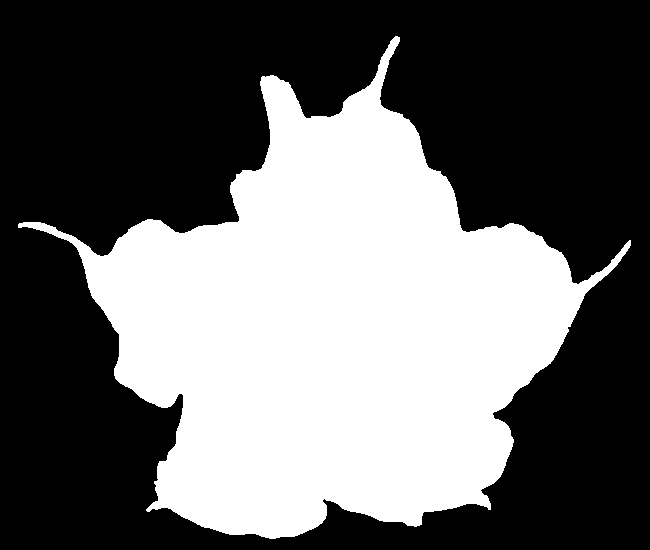
#> input picture sheet03/images/engelstrompete.png, 650 x 550 px
$ jupyter execute --allow-errors sheet03.ipynb   (shell and % lines are left out)   (older library calls are emulated)
#> lines starting #> are read from the running program, lines starting #| are printed output that depends on the picture; after the words box and inside, x2 and y2 are one past the last pixel; in counts of white or black regions, pixels touching at a corner belong together
Osnabrück University - Computer Vision (Winter Term 2018/19) - Prof. Dr.-Ing. G. Heidemann, Ulf Krumnack

# Exercise Sheet 03: Morphological Operations¶

## Introduction

This week's sheet should be solved and handed in before the end of **Sunday, November 25, 2018**. If you need help (and Google and other resources were not enough), feel free to contact your groups' designated tutor or whomever of us you run into first. Please upload your results to your group's Stud.IP folder.

## Assignment 0: Math recap (complex numbers) [0 Points]

This exercise is supposed to be very easy, does not give any points, and is voluntary. There will be a similar exercise on every sheet. It is intended to revise some basic mathematical notions that are assumed throughout this class and to allow you to check if you are comfortable with them. Usually you should have no problem to answer these questions offhand, but if you feel unsure, this is a good time to look them up again. You are always welcome to discuss questions with the tutors or in the practice session. Also, if you have a (math) topic you would like to recap, please let us know.

**a)** What is a *complex number*, what is the *complex plane*, how are complex numbers usually denoted?

>- Complex numbers are denoted as $a + bi$ in which $a$ is the "real" part and $bi$ is the imaginary part. What makes the latter imaginary is the $i$, since $i^2 = -1$, a condition which no real number can fulfill.
>- Complex numbers are commonly visualized on the complex plane which is similar to a 2D coordinate system with one axis denoting the real part and the other denoting the imaginary part.

**b)** What is the *real* and the *imaginary* part of a complex number? What is the *absolute value* of a complex number? What is the *complex conjugate*?

>- Take the complex number $z = a + bi$, the real part is denoted by $a$, the imaginary part is denoted by $bi$.
>- The absolute value of $z$ is $|z| = \sqrt{a^2 + b^2}$. It denotes its "magnitude".
>- The conjugate of $z$ is $z' = a - bi$. It denotes the "reflection" of $z$ at the real axis

**c)** What are polar coordinates? What are their advantages? Can you convert between cartesian and polar coordinates? Can you write down $i=\sqrt{-1}$ in polar coordinates? What about $\sqrt{i}$?

>- The polar coordinate system is a 2D coordinate system in which each point on a plane is determined by a distance from a reference point (i.e. the pole) and an angle from a reference direction.
>- Polar coordinates $r$ and $\phi$ can be converted to Cartesian coordinates $x$ and $y$ by using sine and cosine:
$$x = r cos \phi$$
$$y = r sin \phi$$

>- Cartesian coordinates $x$ and $y$ can be converted to polar coordinates $r$ and $\phi$ with $r ≥ 0$ and $\phi \in (-\pi,\pi)$:
$$r = \sqrt{x^2+y^2}$$
$$\phi = atan2(x,y)$$
>- Complex number $z$ in polar coords: $z = r(cos\phi+i\sin\phi)$.

**d)** Python, and also numpy, support calculations with complex numbers. Consult the documentation to find out details. Notice that $i$ is substituted by $j$ in Python.

- Datatypes:
    > np.complex64<br>
    > np.complex128
- Functions:
    > **np.angle(z[, deg])** - Return the angle of the complex argument.<br>
    > **real(val)** - Return the real part of the complex argument.<br>
    > **imag(val)** - Return the imaginary part of the complex argument.<br>
    > **conj(x, /[, out, where, casting, order, …])** - Return the complex conjugate, element-wise.<br>
    > **real_if_close(a[, tol])** - If complex input returns a real array if complex parts are close to zero.

## Assignment 1: Properties of morphological operators [5 Points]

This exercise will elaborate on the basic morphological operators of *erosion* and *dilation* (cf. CV-05 slides 4-14).

### a) Duality

Proof that *erosion* and *dilation* are *dual* operators, i.e.

$$ g^{\ast}\oplus S = (g\ominus S)^{\ast}\qquad\text{and}\qquad
g^{\ast}\ominus S = (g\oplus S)^{\ast}$$

here $g^{\ast}$ denotes the inverted binary image, i.e. $g^{\ast}(x,y) = 1 - g(x,y) = \neg g(x,y)$, i.e. 1-pixel become 0 and 0-pixel become 1.

### b) Superposition

As *erosion* and *dilation* have been introduced for binary images, the notion of *linearity* is not really appropriate here. However, some weaker version, called *superposition* can be defined: instead of forming linear combination, one takes the logical disjunction:

$$(g_1\lor g_2)(x,y) := g_1(x,y)\lor g_2(x,y)$$

Check for both operations if *erosion* and *dilation* are "compatible" with superposition, i.e. if first *eroding* (or *dilating*) two images and superposing the result is the same as first superposing the images and then *eroding* (or *dilating*) the result.

YOUR ANSWER HERE

[cell 1]
# YOUR CODE HERE

### c) Chaining

Show that *dilation* and *erosion* have the following properties: given two structering elements $S_1$ and $S_2$, it holds

\begin{align}
  (g\oplus S_1)\oplus S_2 & & = & g\oplus (S_1\oplus S_2) && = (g\oplus S_2)\oplus S_1 \\
  (g\ominus S_1)\ominus S_2 & & = & g\ominus (S_1\oplus S_2) && = (g\ominus S_2)\ominus S_1 \\
\end{align}

What are the practical consequences?

YOUR ANSWER HERE

## Assignment 2: Application [5 Points]

### a) Boundary extraction

Extract the boundary of a shape using opening or closing. You may use `binary_dilation` or `binary_erosion` from `scipy.ndimage.morphology`. Can you achieve a thicker boundary?

[cell 2]
import numpy as np
import matplotlib.pyplot as plt
plt.rcParams['image.cmap'] = 'gray'
import scipy.ndimage.morphology as morph

def my_boundary(img):
    """
    Compute boundary of binary image.

    Parameters
    ----------
    img : ndarray of bools
        A binary image.

    Returns
    -------
    boundary : ndarray of bools
        The boundary as a binary image.
    """

    boundary = np.zeros(img.shape,np.bool)

    # YOUR CODE HERE

    erosion = morph.binary_erosion(img)
    #thicker boundary with bigger structuring element eg.:
    #erosion = morph.binary_erosion(img,structure=np.ones((7,7)))
    boundary = np.logical_xor(erosion,img)


    return boundary

img = plt.imread("images/engelstrompete.png") > 0
plt.gray()
plt.figure(figsize=(10,10))
plt.imshow(my_boundary(img))
plt.show()

### b)  Distance transform

Implement distance transform according to the ideas of (CV-05 slides 34ff).  Discuss the effect of different structuring elements.

[cell 3]
import numpy as np
import matplotlib.pyplot as plt
from scipy.ndimage import morphology as morph, generate_binary_structure

import itertools

def my_distance_transform(img):
    """
    Distance transform of binary image.

    Parameters
    ----------
    img : ndarray of bools
        A binary image.

    Returns
    -------
    dt : ndarray of ints
        The distance transform of the input image.
    """

    dt = np.zeros(img.shape,np.int32)

    # YOUR CODE HERE

    binary_image =  (img)
    binary_inverse = np.invert(img)


    for i in itertools.count(0,1):
        if not np.any(binary_image):                         #break out of loop, when there is nothing left to erode
            break

        boundary = my_boundary(binary_image)
        dt[boundary] = i                                     #Assign the new boundary as its distance to the object to dt
        binary_image = morph.binary_erosion(binary_image)    #erode image to next boundary
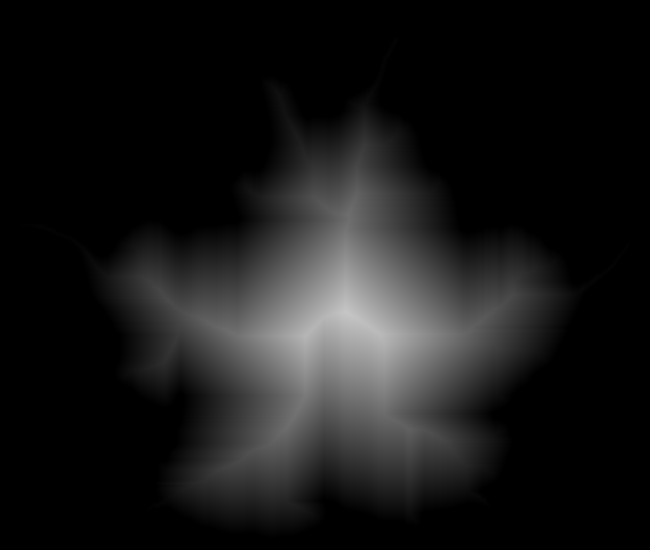
#> dt: shape (550, 650) int32; min 0, max 197, mean 24.2


                                                             # [8 lines of commented-out code are left out]


    return dt


img = plt.imread("images/engelstrompete.png") > 0
plt.figure(figsize=(10,10))
plt.imshow(my_distance_transform(img) + 50 * img)
plt.show()

***<font color='blue'>"Discuss the effect of different structuring elements."</font>***
> The size and shape of the structuring element dictate the respective distance metric. A 3x3 square e.g gives the chessboard distance, while a crossshaped element gives the city block distance.

### c) Morphing

Write a function `my_morph` that implements morphing according to (CV-05 slide 41). You may use your function `my_distance_transform` from part b), or the function `distance_transform_edt` from `scipy.ndimage.morphology`.

[cell 4]
import numpy as np
import matplotlib.pyplot as plt
import scipy.ndimage.morphology as morph


def my_morph(A,B,ratio):
    """
    Morphing from binary image A to image B.

    Parameters
    ----------
    A : ndarray of bools
        A binary image (start).
    B : ndarray of bools
        A binary image (target), same shape as A.
    ratio : float from 0.0 to 1.0
        The ratio of image A and image B.
        0.0=only image A, 1.0=only image B.

    Returns
    -------
    morph : ndarray of bools
        A binary intermediate image between A and B.
    """

    result = np.zeros(A.shape,np.bool)
    # YOUR CODE HERE

    Da = morph.distance_transform_edt(A)
    Db = morph.distance_transform_edt(B)

    Di = ratio * Db + (1 - ratio) * Da                 #interpolate with N = 1, because "1.0=only image B"
    result[np.where(Di>0)] = 1                         #binarize Di and get values above the new boundary 0+

    return result


img1 = plt.imread("images/kreis.png") > 0
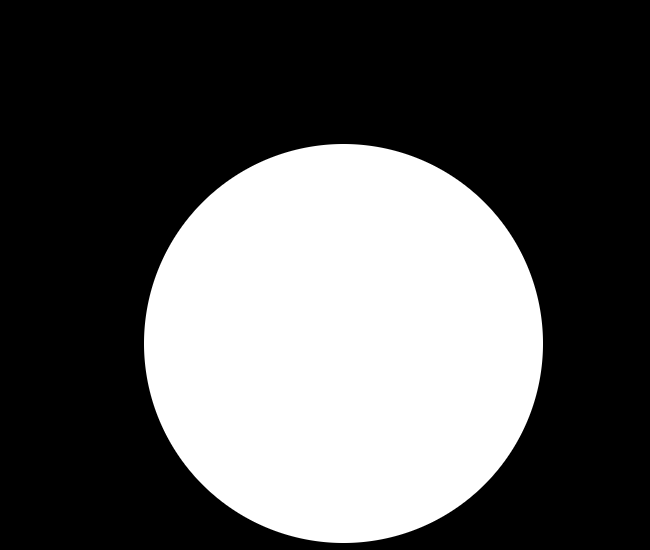
#> input picture sheet03/images/kreis.png, 650 x 550 px
img2 = plt.imread("images/engelstrompete.png") > 0

plt.gray()
plt.figure(figsize=(10,10))
for i, ratio in enumerate(np.linspace(0, 1, 6), 1):
    plt.subplot(2, 3, i)
    plt.imshow(my_morph(img1, img2, ratio))
    plt.axis('off')
plt.show()
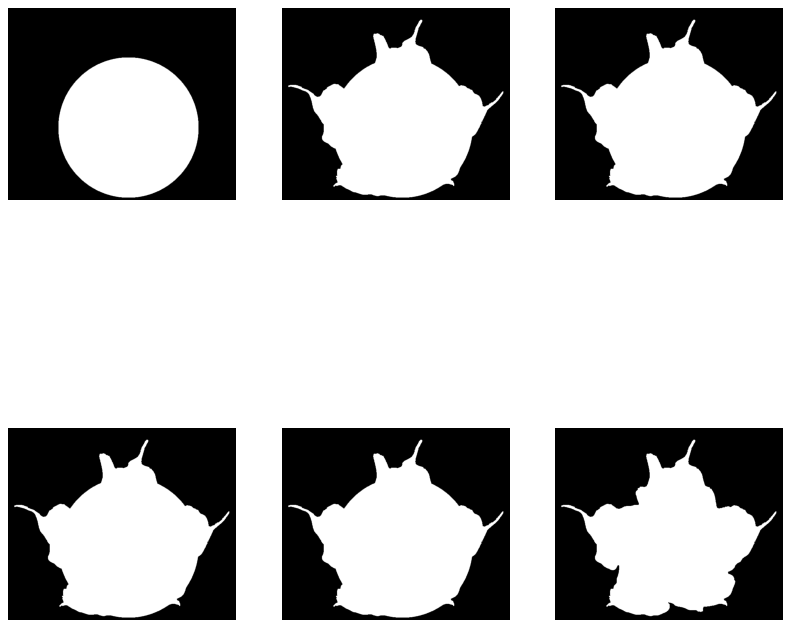
#> figure drawn by matplotlib, 6 panels

[cell 5]
# If you want to see your morph as an animation, run this cell.
# Close the output (press the blue "Stop interaction" button) once you are done!

# Due to some matplotlib problem you may have to restart your kernel!
import matplotlib.animation as animation
fig = plt.figure()

ims = []
for i, ratio in enumerate(np.linspace(0, 1, 24), 1):
    plt.axis('off')
    im = plt.imshow(my_morph(img1, img2, ratio), cmap='gray', animated=True)
    ims.append([im])
#> after the loop, ims = 24 items

ani = animation.ArtistAnimation(fig, ims + list(reversed(ims)), interval=100, blit=True)

plt.show()

## Assignment 3: Implementation: Skeletonization [5 Points]

### a) Skeletonization with hit-or-miss

Explain in your own words, how the hit-or-miss operator can be used for skeletonization (cf CV-05 slide 49).

> The hit-or-miss operation can be used to find simple patterns. By iteratively applying a binary structuring element to a distance transform image, we can get rid of slopes in all directions, until we are left with only the "ridges". Those basically denote the skeleton of the shape.

### b) Implementation of skeletonization

Now use this method to implement your own skeletonization function. It is ok to use
`scipy.ndimage.morphology.binary_hit_or_miss` here (but of course *not* `skimage.morphology.skeletonize` or similar functions). Compare your result with (CV-05 slide 50). Note that computing the skeleton using this method may take some time ...

[cell 6]
import numpy as np
import matplotlib.pyplot as plt
import scipy.ndimage.morphology as morph

def my_skeletonize(img):
    """
    Compute the skeleton of a binary image using hit_or_miss operator.

    Parameters
    ----------
    img : ndarray of bools
        Binary image to be skeletonized.

    Returns
    -------
    skeleton : ndarray of bools
        The skeleton of the input image.
    """
    # YOUR CODE HERE


    #Hit Structuring Elements
    l  = np.array([[0,0,1],
                   [0,1,1],
                   [0,0,1]],np.bool)

    r  = np.array([[1,0,0],
                   [1,1,0],
                   [1,0,0]],np.bool)

    o  = np.array([[0,0,0],
                   [0,1,0],
                   [1,1,1]],np.bool)

    u  = np.array([[1,1,1],
                   [0,1,0],
                   [0,0,0]],np.bool)

    lU = np.array([[0,1,1],
                   [0,1,1],
                   [0,0,0]],np.bool)

    rU = np.array([[1,1,0],
                   [1,1,0],
                   [0,0,0]],np.bool)

    lO = np.array([[0,0,0],
                   [0,1,1],
                   [0,1,1]],np.bool)

    rO = np.array([[0,0,0],
                   [1,1,0],
                   [1,1,0]],np.bool)


    #Miss Structuring Elements with relaxation
    l_m  = np.array([[1,0,0],
                     [1,0,0],
                     [1,0,0]],np.bool)

    r_m  = np.array([[0,0,1],
                     [0,0,1],
                     [0,0,1]],np.bool)

    o_m  = np.array([[1,1,1],
                     [0,0,0],
                     [0,0,0]],np.bool)

    u_m  = np.array([[0,0,0],
                     [0,0,0],
                     [1,1,1]],np.bool)

    lU_m = np.array([[0,0,0],
                     [1,0,0],
                     [1,1,0]],np.bool)

    rU_m = np.array([[0,0,0],
                     [0,0,1],
                     [0,1,1]],np.bool)

    lO_m = np.array([[1,1,0],
                     [1,0,0],
                     [0,0,0]],np.bool)

    rO_m = np.array([[0,1,1],
                     [0,0,1],
                     [0,0,0]],np.bool)


    hitStructures = [l,r,o,u,lU,rU,lO,rO]
    missStructures = [l_m, r_m, o_m, u_m, lU_m, rU_m, lO_m, rO_m]

    distImage = morph.distance_transform_edt(img)    #Get Distance Transform
    skeleton = img.copy()
    compare = np.zeros(skeleton.shape)

    while not(np.array_equal(skeleton,compare)):                                    #keep going as long as structure is getting hits
        compare = skeleton.copy()
        for h,m in zip(hitStructures,missStructures):                               #iteratively apply all h-or-m structures
            scrape = morph.binary_hit_or_miss(distImage,structure1=h,structure2=m)
            skeleton[scrape] = 0                                                    #scrape off hits layer by layer
            distImage[scrape] = 0                                                   #same for distance image
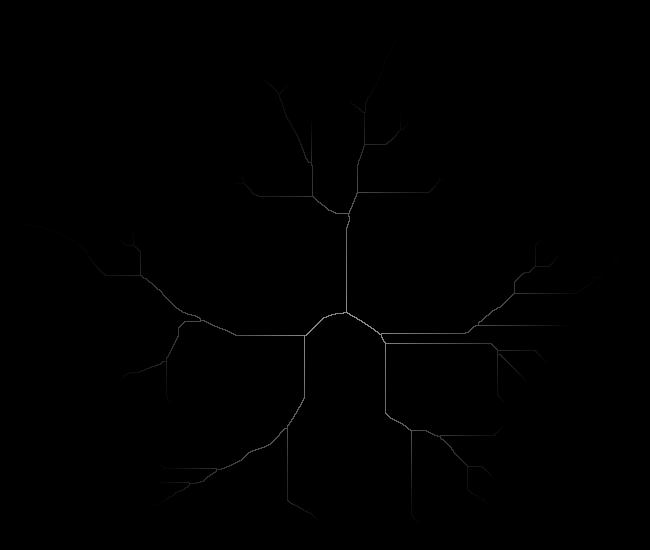
#> distImage: shape (550, 650) float64; min 0, max 142.4, mean 0.5
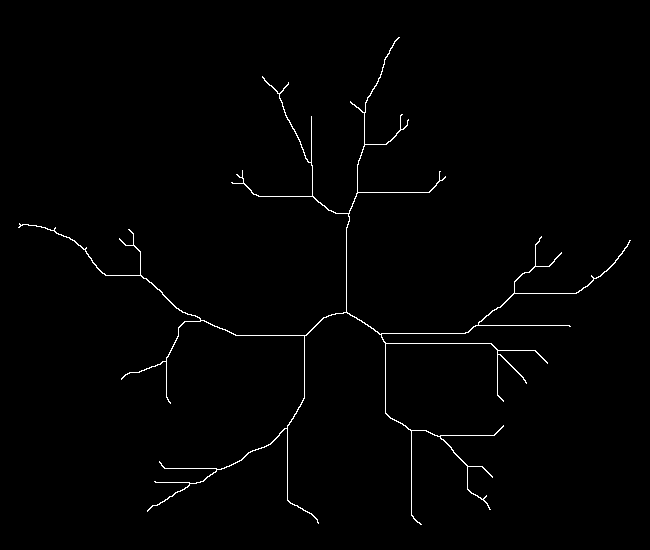
#> skeleton: shape (550, 650) bool; 1% white in thin lines or dots, all inside (x1, y1, x2, y2) = (18, 37, 631, 525)


    return skeleton                                                                 #What's left is the skeleton


img = plt.imread("images/engelstrompete.png") > 0
skel = my_skeletonize(img)
result = morph.distance_transform_cdt(img, metric='taxicab') + (50 * img)
result[morph.binary_dilation(skel)] = 0
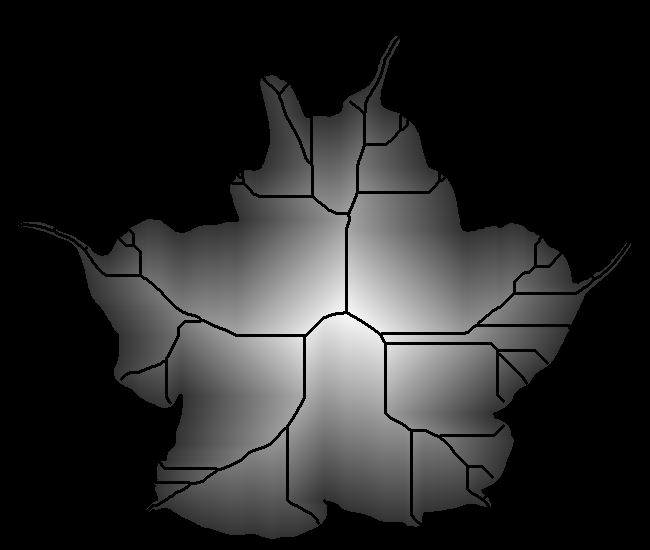
#> result: shape (550, 650) int64; min 0, max 246, mean 41.6
plt.figure(figsize=(10,10))
plt.gray()
plt.imshow(result)
plt.show()

## Assignment 4: Custom Structuring Element [5 points]

Landsat 7 is a satelite mission for acquisition of satellite imagery of Earth. Unfortunately the Scan Line Corrector failed, resulting in black stripes on the aquired images. More information: https://landsat.usgs.gov/slc-products-background

### a) A first fix

A rather crude fix is to apply a custom structuring element for dilation and erosion (see CV-05, 24ff). Complement the code below (in part (b)) in the following way:
* Rotate the image such that the gaps are horizontal.
* Dilate the rotated image with a vertical structuring element. I.e. take the maximum of an area of size $7 \times1$ and assign it to the center pixel. Repeat for all pixels.
* Erode the dilated image.
* Rotate the result back.

Remark: this exercise applies morphological operator to color images. This extends the idea of generalizing morphological operators to gray value images (CV-05, slide 52).

### b) Improving the solution
You may get better results by thresholding and applying the morphological operations only to pixels below a threshold, i.e. gap pixels. Compliment your solution from a).

[cell 7]
import numpy as np
import matplotlib.pyplot as plt
import scipy.ndimage.morphology as morph
import scipy.ndimage as ndimg
from skimage.transform import rescale as rescale
##
from skimage.transform import rotate as rotate
from cv2 import dilate as dilate
##
angle = 15
thresh = 300
struc_elem = np.ones((7,1), dtype=np.bool)

img = plt.imread("images/landsat_stack2.png")
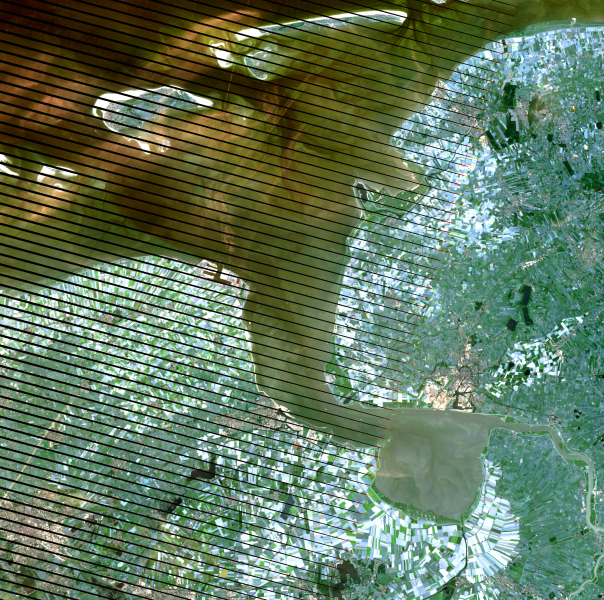
#> input picture sheet03/images/landsat_stack2.png, 604 x 600 px
#> img is the input picture: shape (600, 604, 3) float32; mean R, G, B 0.385, 0.473, 0.371
img2 = img.copy()
img3 = img.copy()

# YOUR CODE HERE
threshold = 0.07                                              #normalized rgb threshold
kernel = np.ones((7,1), np.uint8)
rot_img= rotate(img2,angle, resize=True)                      #rotated image
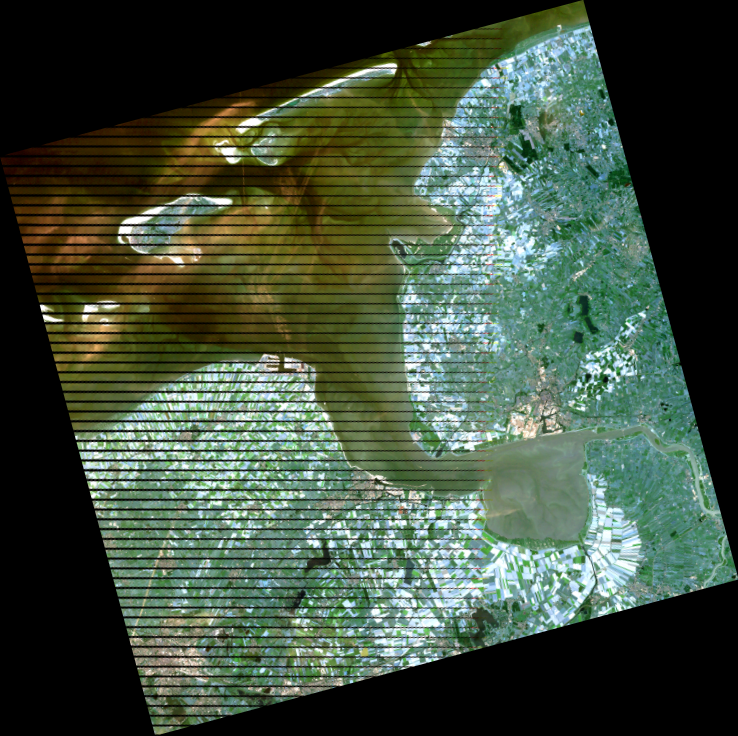
#> rot_img: shape (736, 738, 3) float32; mean R, G, B 0.257, 0.316, 0.248
rot_img_cor = rot_img.copy()

#> (the rest of this cell did not finish here and is left out)
